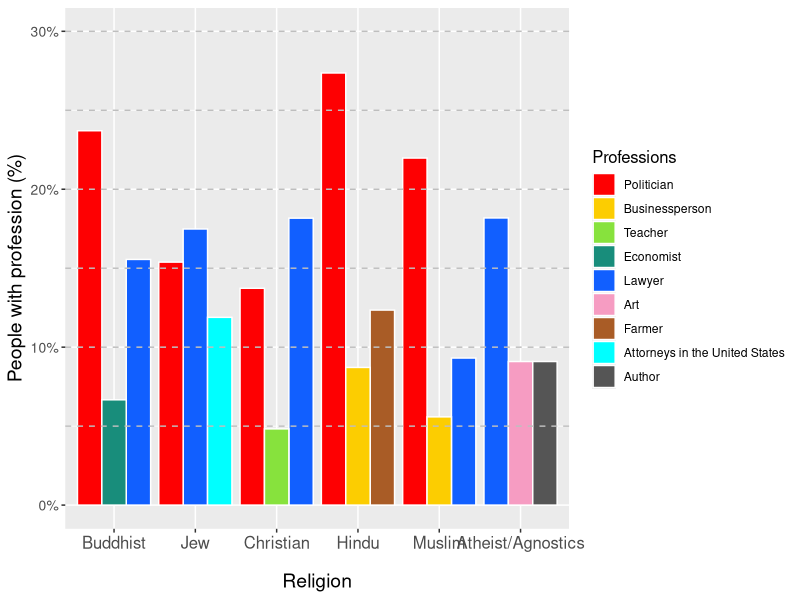
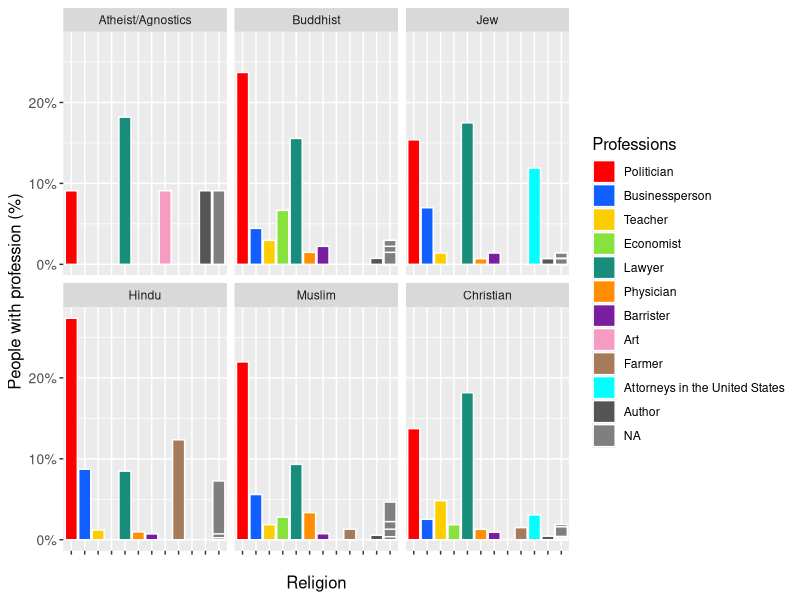

The R source for these figures, in order:
# R script for religions

library(tidyverse)

# Load data
data <- read_csv("profession_by_all.csv")

# Make table for most common professions for each religion and the counts and percentage
religion_professions <- data |>
  filter(Religion != 'Religion', Profession != 'Profession') |>
  group_by(Religion, Profession) |>
  summarise(count = n(), .groups = "drop") |>
  group_by(Religion) |>
  mutate(total_in_religion = sum(count)) |>
  slice_max(count, n = 3, with_ties = FALSE) |>
  # slice_min(count, n=2, with_ties = FALSE) |>
  mutate(percentage = (count / total_in_religion) * 100) |>
  ungroup() |>
  select(Religion, Profession, count, percentage) |>
  mutate(Religion = fct_reorder(Religion, percentage, .desc = TRUE))

# Legend reorder
religion_professions$Professions <- factor(religion_professions$Profession,
  levels = c("Politician", "Businessperson", "Teacher", "Economist", "Lawyer", "Physician", "Barrister", "Art", "Farmer", "Attorneys in the United States", "Author"))

# Poltiician = #fe0002
# Lawyer = #115fff
# Businessperson = #fccd01
# Teacher = #87e23d
# Economist = #188d7b
# Physician = #ff8e02
# Barrister = #791e9f
# Art = #f69cc2
# Farmer = #a67b5c
# Attorneys in the United States = #777777
# Authors = #333333

# Plot barplot
barplot <- religion_professions |>
  ggplot(aes(
    x = Religion,
    y = percentage/100,
    fill = Professions
  )) +
  geom_col(position="dodge", colour="white") +
  labs(
    x = 'Religion',
    y = 'People with profession (%)',
    # title = 'Percentage of people in their religion\'s 3 most common profession'
  ) +
  ylim(0, 30) +
  scale_y_continuous(labels=scales::label_percent()) +
  scale_fill_manual(values = c("#fe0002","#fccd01","#87e23d", "#188d7b", "#115fff", "#f69cc2", "#a95c26", "#00FFFF", "#555555"),
                    labels = c("Politician","Businessperson", "Teacher", "Economist", "Lawyer", "Art", "Farmer", "Attorneys in the United States", "Author")) +
  geom_hline(
    yintercept = seq(5/100, 30/100, by = 5/100),
    color = "grey", 
    linetype = "dashed"
  ) +
  theme(
  axis.text.x = element_text(size = 12),
  axis.text.y = element_text(size = 10),
  axis.title.y = element_text(size = 14),
  axis.title.x = element_text(margin = margin(t = 15), size = 14),
  legend.title = element_text(size = 12)
)

# Save the barplot as .png
ggsave(
  filename = "religions_barplot.png",
  plot = barplot,
  width=10,
)

  # Seperate plots for all subplots for easier comparison

# Make table for most common professions for each religion and the counts and percentage
sub_religion_professions <- data |>
  filter(Religion != 'Religion', Profession != 'Profession') |>
  group_by(Religion, Profession) |>
  summarise(count = n(), .groups = "drop") |>
  group_by(Religion) |>
  mutate(total_in_religion = sum(count)) |>
  mutate(percentage = (count / total_in_religion) * 100) |>
  ungroup() |>
  select(Religion, Profession, count, percentage) |>
  mutate(Religion = fct_reorder(Religion, percentage, .desc = TRUE))

# Legend reorder
sub_religion_professions$Professions <- factor(sub_religion_professions$Profession,
  levels = c("Politician", "Businessperson", "Teacher", "Economist", "Lawyer", "Physician", "Barrister", "Art", "Farmer", "Attorneys in the United States", "Author"))

# Poltiician = #fe0002
# Lawyer = #115fff
# Businessperson = #fccd01
# Teacher = #87e23d
# Economist = #188d7b
# Physician = #ff8e02
# Barrister = #791e9f
# Art = #f69cc2
# Farmer = #a67b5c
# Attorneys in the United States = #00FFFF
# Authors = #555555

# Plot barplot
sub_barplot <- sub_religion_professions |>
  ggplot(aes(
    x = Professions,
    y = percentage/100,
    fill = Professions
  )) +
    theme(
  axis.text.x = element_blank(),
  axis.text.y = element_text(size = 10),
  axis.title.y = element_text(size = 12),
  axis.title.x = element_text(margin = margin(t = 15), size = 12),
  legend.title = element_text(size = 12)
) +
  geom_col(position="dodge", colour="white") +
  labs(
    x = 'Religion',
    y = 'People with profession (%)',
    # title = 'Percentage of people in their religion\'s 3 most common profession'
  ) + facet_wrap(~Religion) +
  ylim(0, 30) +
  scale_y_continuous(labels=scales::label_percent()) +
  scale_fill_manual(values = c("#fe0002", "#115fff", "#fccd01", "#87e23d", "#188d7b", "#ff8e02", "#791e9f", "#f69cc2", "#a67b5c", "#00FFFF", "#555555"))
    labels = c("Politician", "Lawyer", "Businessperson", "Teacher", "Economist", "Physician", "Barrister", "Art", "Farmer", "Attorneys in the United States", "Authors") +
  geom_hline(
    yintercept = seq(5/100, 30/100, by = 5/100),
    color = "grey", 
    linetype = "dashed"
  ) 

# Save the barplot as .png
ggsave(
  filename = "sub_religions_barplot.png",
  plot = sub_barplot,
  width=10,
)